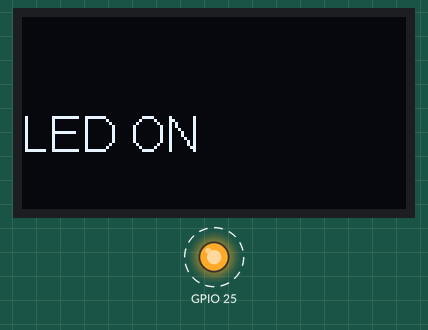
This sketch was run on a simulated ESP32. Parts: 128×64 one-colour display, output pins drawn as LEDs (lit = HIGH). Dashed ring = blinking.

Above: at 0.1 s.
At 1.1 s:
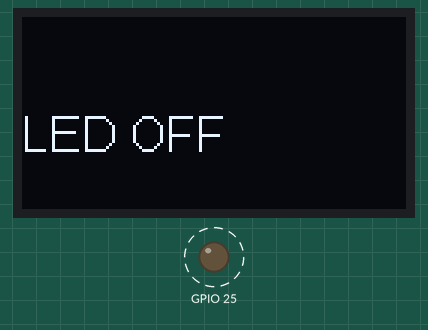
Timing chart, 0 to 130.0 s (numbered marks = the images above):
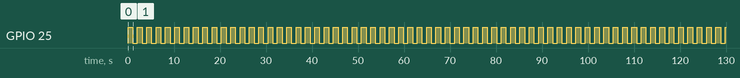

Measured:
- by itself, GPIO 25: alternates HIGH for 1.0 s and LOW for 1.0 s

The sketch:

OLED_Example.ino
```cpp
/*
 *
 * WIFI_Kit_32 factory test code and Basic OLED function test;
 * by Jessamine Azevedo
 *
 */

#include "heltec.h"

void OLEDWrite(void)
{
  Heltec.display -> setFont(ArialMT_Plain_16);
  digitalWrite(LED,HIGH);
	Heltec.display -> drawString(0, 30, "LED ON");
	Heltec.display -> display();
  Heltec.display -> clear();
  delay(1000);

  digitalWrite(LED,LOW);
	Heltec.display -> drawString(0, 30, "LED OFF");
	Heltec.display -> display();
	Heltec.display -> clear();
  delay(1000);

}

void setup()
{
	pinMode(LED,OUTPUT);

	Heltec.begin(true /*DisplayEnable Enable*/, false /*LoRa Enable*/, true /*Serial Enable*/);

	Heltec.display->clear();
}

void loop()
{
	OLEDWrite();
}
```
